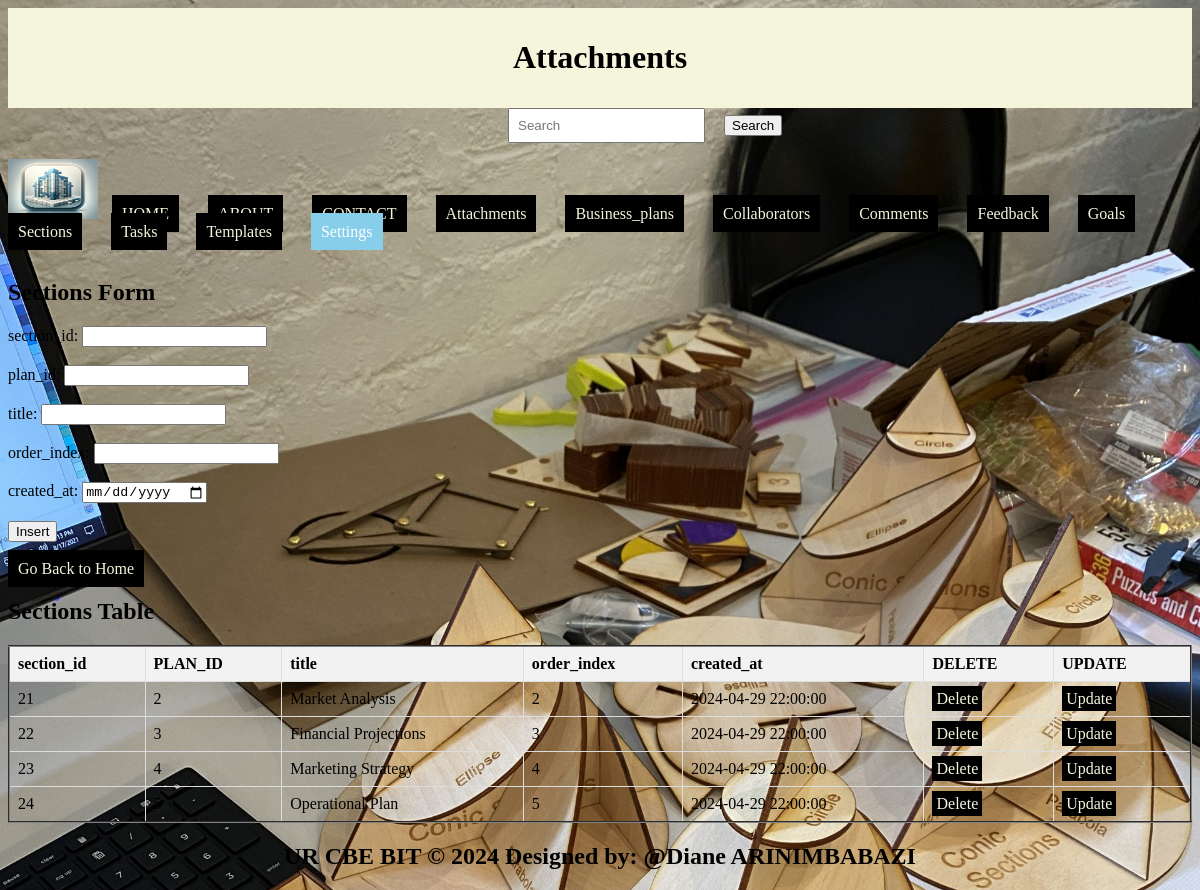
Screenshot of /sections.php with the database file from the repository.
### tables this page shows
CREATE TABLE `sections` (
  `section_id` int(11) NOT NULL,
  `plan_id` int(11) NOT NULL,
  `title` varchar(255) NOT NULL,
  `order_index` int(11) NOT NULL,
  `created_at` timestamp NOT NULL DEFAULT current_timestamp()
);

### sections.php (the view, shortened to what this page needs)
<!DOCTYPE html>
<html lang="en">
<head>
  <link rel="stylesheet" type="text/css" href="style.css" title="style 1" media="screen, tv, projection, handheld, print"/>
</head>
<body style="background-image: url('./Images/sections.jpeg');background-repeat: no-repeat;background-size:cover;">
  <header>
    <h1>Attachments</h1>
  </header>
  <form class="d-flex" role="search" action="search.php">
    <input class="form-control me-2" type="search" placeholder="Search" aria-label="Search" name="query">
    <button class="btn btn-outline-success" type="submit">Search</button>
  </form>
  <ul style="list-style-type: none; padding: 0;">
    <li style="display: inline; margin-right: 10px;">
      <img src="./Images/logo.png" width="90" height="60" alt="Logo">
    </li>
    <li style="display: inline; margin-right: 10px;"><a href="./home.html">HOME</a>
    </li>
    <li style="display: inline; margin-right: 10px;"><a href="./about.html">ABOUT</a>
    </li>
    <li style="display: inline; margin-right: 10px;"><a href="./contact.html">CONTACT</a>
    </li>
    <li style="display: inline; margin-right: 10px;"><a href="./attachments.php">Attachments</a>
    </li>
    <li style="display: inline; margin-right: 10px;"><a href="./business_plans.php">Business_plans</a>
    </li>
    <li style="display: inline; margin-right: 10px;"><a href="./collaborators.php">Collaborators</a>
    </li>
    <li style="display: inline; margin-right: 10px;"><a href="./comments.php">Comments</a>
    </li>
    <li style="display: inline; margin-right: 10px;"><a href="./feedback.php">Feedback</a>
    </li>
    <li style="display: inline; margin-right: 10px;"><a href="./goals.php">Goals</a>
    </li>
    <li style="display: inline; margin-right: 10px;"><a href="./sections.php">Sections</a>
    </li>
    <li style="display: inline; margin-right: 10px;"><a href="./tasks.php">Tasks</a>
    </li>
    <li style="display: inline; margin-right: 10px;"><a href="./templates.php">Templates</a>
    </li>
  <li class="dropdown" style="display: inline; margin-right: 10px;">
      <a href="#" style="padding: 10px; color: white; background-color: skyblue; text-decoration: none; margin-right: 15px;">Settings</a>
    </li><br><br>
  </ul>
  <section>
    <h1>Sections Form</h1>
    <form method="post" onsubmit="return confirm('Are you sure you want to insert this record?');">
      <label for="section_id">section_id:</label>
      <input type="number" id="section_id" name="section_id"><br><br>
      <label for="plan_id">plan_id:</label>
      <input type="number" id="plan_id" name="plan_id" required><br><br>
      <label for="title">title:</label>
      <input type="text" id="title" name="title" required><br><br>
      <label for="order_index">order_index:</label>
      <input type="number" id="order_index" name="order_index"><br><br>
      <label for="created_at">created_at:</label>
      <input type="date" id="created_at" name="created_at"><br><br>
      <input type="submit" name="add" value="Insert"><br><br>
      <a href="./home.html">Go Back to Home</a>
    </form>
    <h2>Sections Table</h2>
    <table border="2">
      <tr>
        <th>section_id</th>
        <th>PLAN_ID</th>
        <th>title</th>
        <th>order_index</th>
        <th>created_at</th>
        <th>DELETE</th>
        <th>UPDATE</th>
      </tr>
      <?php
        include('database_connection.php');
        $sql = "SELECT * FROM sections";
        $result = $connection->query($sql);
        if ($result->num_rows > 0) {
            while ($row = $result->fetch_assoc()) {
                $section_id = $row['section_id'];
                echo "<tr>
                  <td>" . $row['section_id'] . "</td>
                  <td>" . $row['plan_id'] . "</td>
                  <td>" . $row['title'] . "</td>
                  <td>" . $row['order_index'] . "</td>
                  <td>" . $row['created_at'] . "</td>
                  <td><a style='padding:4px' href='Delete_sections.php?section_id=$section_id'>Delete</a></td>
                  <td><a style='padding:4px' href='update_sections.php?section_id=$section_id'>Update</a></td>
                </tr>";
            }
        } else {
            echo "<tr><td colspan='7'>No data found</td></tr>";
        }
      ?>
    </table>
  </section>
  <footer>
    <center>
      <b><h2>UR CBE BIT &copy 2024 Designed by: @Diane ARINIMBABAZI</h2></b>
    </center>
  </footer>
</body>
</html>

### sections.php (style rules this page uses)
a { padding: 10px; color: white; background-color:black; text-decoration: none; margin-right: 15px; }
a:link { color: beige; }
button.btn { margin-left: 15px; margin-top: 4px; }
input.form-control { margin-left: 500px; padding: 8px; }
table { width: 100%; border-collapse: collapse; }
th, td { border: 1px solid #ddd; padding: 8px; text-align: left; }
th { background-color: #f2f2f2; }
header { background-color: beige; padding: 10px; text-align: center; }
.dropdown { position: relative; display: inline; margin-right: 10px; }

### rows the page displays
sections: section_id "21", plan "2", title "Market Analysis", order_index "2", created_at "2024-04-29 22:00:00"
sections: section_id "22", plan "3", title "Financial Projections", order_index "3", created_at "2024-04-29 22:00:00"
sections: section_id "23", plan "4", title "Marketing Strategy", order_index "4", created_at "2024-04-29 22:00:00"
sections: section_id "24", plan "5", title "Operational Plan", order_index "5", created_at "2024-04-29 22:00:00"
